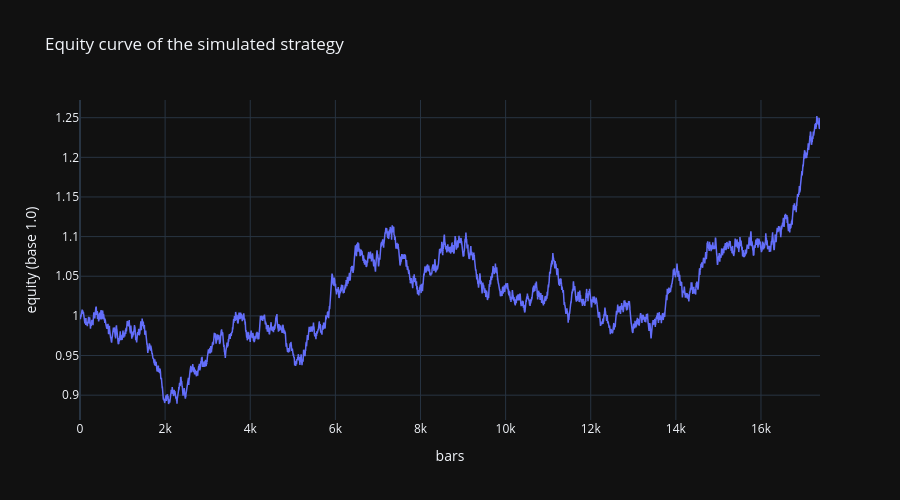

The cell this chart's notebook holds for it:
### Markdown cell above
## 1. Strategy returns

We generate the returns of a strategy with **known statistics**: hourly log returns drawn from a normal distribution whose annualized mean return and volatility we choose. Because the true parameters are known, the true Sharpe ratio is known too (`annual return / annual volatility`), and we can compare it with the Sharpe measured on the generated sample.

The **Sharpe ratio** measures return per unit of risk: mean return divided by the standard deviation of returns, annualized by multiplying by `sqrt(bars per year)` (risk-free rate set to 0).

The sample Sharpe is not equal to the true one: with a short sample (3 years here) the estimation error of an annualized Sharpe ratio is large, roughly ±0.7 at a true Sharpe of 1. Increase `N_YEARS` to see the sample values converge to the true ones.

To use your own strategy instead, replace `log_returns` with any `pd.Series` of bar log returns: the rest of the notebook works unchanged.

### Code cell
# pip install numpy pandas plotly
import numpy as np
import pandas as pd
import plotly.graph_objects as go
import plotly.io as pio
from plotly.subplots import make_subplots

pio.templates.default = "plotly_dark"

BARS_PER_DAY = 23          # hourly bars in a trading day
DAYS_PER_YEAR = 252
BARS_PER_YEAR = BARS_PER_DAY * DAYS_PER_YEAR

# Known statistics of the simulated strategy (annualized)
ANNUAL_RETURN = 0.10
ANNUAL_VOL = 0.10
N_YEARS = 3


def line_chart(series, title, xlabel, ylabel, hlines=(), points=(), legend=True, fig=None, row=None, col=None):
    """Line chart of one or more series, with optional horizontal levels and marked points."""
    fig = fig or go.Figure()
    pos = dict(row=row, col=col)
    for name, y in series.items():
        fig.add_trace(go.Scatter(y=y, name=name, mode="lines", line=dict(width=1.5), showlegend=legend), **pos)
    for y, name, color in hlines:
        fig.add_hline(y=y, line=dict(color=color, dash="dash"), annotation_text=name, **pos)
    for x, y, name, color in points:
        fig.add_trace(go.Scatter(x=[x], y=[y], name=name, mode="markers", marker=dict(color=color, size=10)), **pos)
    fig.update_layout(title=title, height=500, legend=dict(orientation="h"))
    fig.update_xaxes(title=xlabel, **pos)
    fig.update_yaxes(title=ylabel, **pos)
    return fig


def sharpe_ratio(r, periods_per_year):
    """Annualized Sharpe ratio (risk-free rate = 0)."""
    return np.sqrt(periods_per_year) * r.mean() / r.std()


# Per-bar parameters: the mean scales with time, the volatility with its square root
mu_bar = ANNUAL_RETURN / BARS_PER_YEAR
sigma_bar = ANNUAL_VOL / np.sqrt(BARS_PER_YEAR)

rng_data = np.random.default_rng(42)
log_returns = pd.Series(rng_data.normal(mu_bar, sigma_bar, N_YEARS * BARS_PER_YEAR), name="log_return")

print(f"True   : return {ANNUAL_RETURN:.1%}  vol {ANNUAL_VOL:.1%}  Sharpe {ANNUAL_RETURN / ANNUAL_VOL:.2f}")
print(f"Sample : return {log_returns.mean() * BARS_PER_YEAR:.1%}  "
      f"vol {log_returns.std() * np.sqrt(BARS_PER_YEAR):.1%}  "
      f"Sharpe {sharpe_ratio(log_returns, BARS_PER_YEAR):.2f}")

line_chart({"equity": np.exp(log_returns.cumsum())}, "Equity curve of the simulated strategy",
           "bars", "equity (base 1.0)", legend=False).show()

### Figure 1 — Plotly figure (JSON) as saved in the notebook; plotly's stock layout.template omitted (floating-point values rounded to 4 significant figures; data arrays with more than 128 entries replaced by an {"elided": "..."} marker saying what was removed)
{"data": [{"line": {"width": 1.5}, "mode": "lines", "name": "equity", "showlegend": false, "type": "scatter", "y": {"elided": "17388 float values"}}], "layout": {"height": 500, "legend": {"orientation": "h"}, "title": {"text": "Equity curve of the simulated strategy"}, "xaxis": {"title": {"text": "bars"}}, "yaxis": {"title": {"text": "equity (base 1.0)"}}}}
